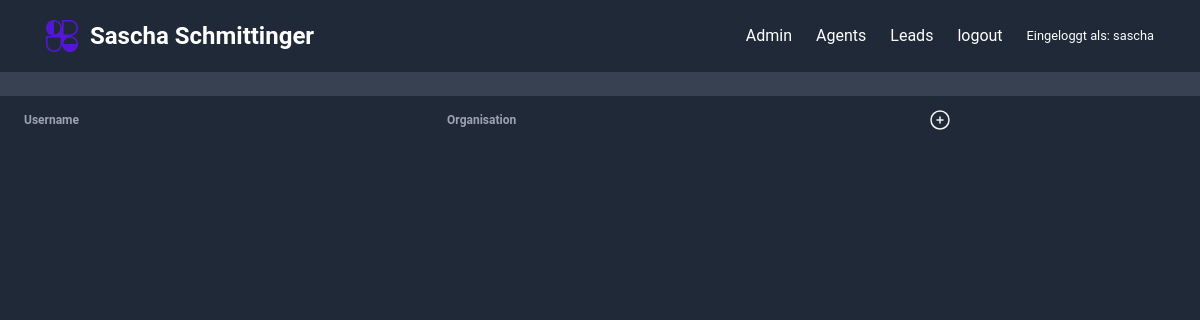
/agents/ (signed in), run on an earlier commit of the app's database.
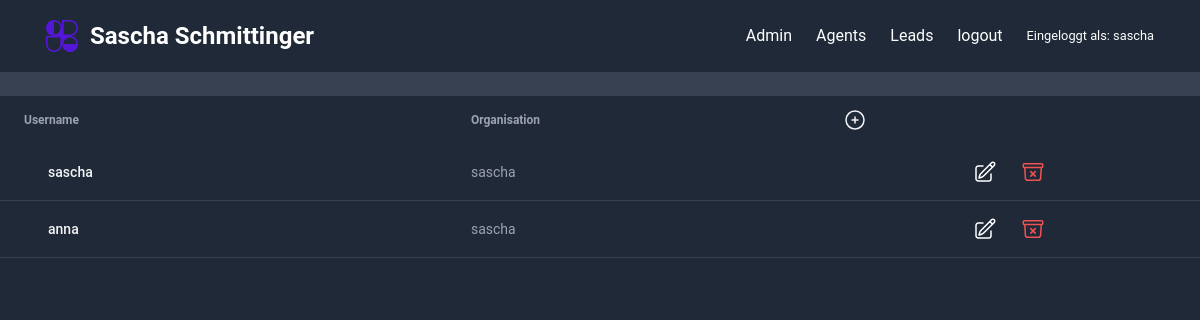
And on a later commit of the database.
### leads/models.py (models this page shows, shortened)
class Agent(models.Model):
    user = models.OneToOneField(User, on_delete=models.CASCADE)
    organisation = models.ForeignKey(UserProfile, on_delete=models.CASCADE)

class User(AbstractUser):
    is_organisor = models.BooleanField(default=True)
    is_agent = models.BooleanField(default=False)

class UserProfile(models.Model):
    user = models.OneToOneField(User, on_delete=models.CASCADE)
    def __str__(self):
        return self.user.username

### agents/views.py (the view)
# urls.py: path('', AgentListView.as_view(), name='agents_list'),
class AgentListView(OrganisatorAndLoginRequiredMixin, generic.ListView):
    title = "SSC Agents"
    template_name = "agents/agents_list.html"
    context_object_name = "agents"
    def get_queryset(self):
        organisation = self.request.user.userprofile
        return Agent.objects.filter(organisation=organisation)
    def get_context_data(self, **kwargs):
        context = super(AgentListView, self).get_context_data(**kwargs)
        context.update({"title": self.title})
        return super().get_context_data(**kwargs)

### agents/mixins.py (called while the page is built)
    def dispatch(self, request, *args, **kwargs):
        if not request.user.is_authenticated or not request.user.is_organisor:
            return redirect("login")
        return super().dispatch(request, *args, **kwargs)

### templates/agents/agents_list.html (shortened to what this page needs)
{% extends "../base.html" %}
{% load static %}
{% block start %}
<div class="relative overflow-x-auto ">
  <table class="w-full text-sm text-left rtl:text-right  text-gray-400 bg-gray-800">
      <thead class="text-xs  uppercasebg-gray-700 text-gray-400">
          <tr>
              <th scope="col" class="px-6 py-3">
                 Username
              </th>
              <th scope="col" class="px-6 py-3">
                Organisation
              </th>
              <div class="flex justify-end">
                <th scope="col" class="px-6 py-3 text-gray-100 hover:text-gray-400 transition duration-300">
                  <a href="{% url "agents:agent_create" %}">
                    <svg xmlns="http://www.w3.org/2000/svg" fill="none" viewBox="0 0 24 24" stroke-width="1.5" stroke="currentColor" class="size-6">
                      <path stroke-linecap="round" stroke-linejoin="round" d="M12 9v6m3-3H9m12 0a9 9 0 1 1-18 0 9 9 0 0 1 18 0Z" />
                    </svg>
                  </a>
              </th>
              </div>
          </tr>
      </thead>
      <tbody>
        {% for agent in agents %}
          <tr class=" border-b bg-gray-800 border-gray-700">
              <th scope="row" class="px-6 py-4 font-medium  whitespace-nowrap text-white">
                <a href="#" class="px-6 py-4 text-gray-100 hover:text-gray-400  transition duration-300">
                  {{ agent.user.username }}
              </a>
              </th>
              <td class="px-6 py-4">
                {{ agent.organisation }}
              </td>
              <td class="px-6 py-4">
                <div class="flex items-center justify-center gap-6">
                  <a href="{% url "agents:agent_update" agent.pk %}" class="block font-sans text-sm antialiased font-medium leading-normal text-white">
                  </a>
                  <a href="{% url "agents:agent_delete" agent.pk %}" class="block font-sans text-sm antialiased font-medium leading-normal text-white">
                    </a>
                </div>
              </td>
          </tr>
          {% endfor %}
      </tbody>
  </table>
</div>
{% endblock start %}

What changed in the data, as far as the page shows it:
added Agent: user.username "sascha", organisation "sascha"
added Agent: user.username "anna", organisation "sascha"
